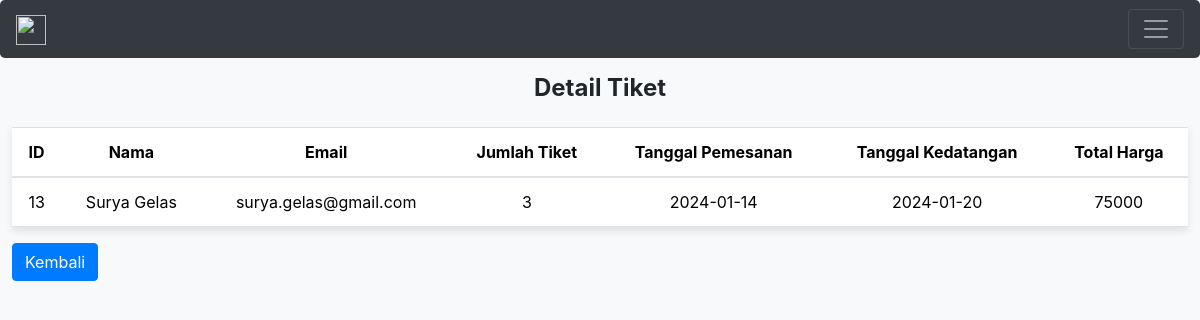
Screenshot of /detail.php?id=13 with the database file from the repository.
### tables this page shows
CREATE TABLE `tiket` (
  `id` int(11) NOT NULL,
  `nama` varchar(255) NOT NULL,
  `email` varchar(255) NOT NULL,
  `jumlah_tiket` int(11) NOT NULL,
  `tgl_pemesanan` date NOT NULL,
  `tgl_kedatangan` date NOT NULL,
  `total_harga` int(11) NOT NULL
);

### detail.php (the view, shortened to what this page needs)
<?php
require('koneksi.php');
include('navbar.php');
if (isset($_GET['id'])) {
    $tiket_id = $_GET['id'];
    $sql = "SELECT * FROM tiket WHERE id = $tiket_id";
    $result = mysqli_query($db_conn, $sql);
    if (mysqli_num_rows($result) > 0) {
        $tiket_data = mysqli_fetch_assoc($result);
    } else {
        header("Location: index.php");
        exit();
    }
} else {
    header("Location: index.php");
    exit();
}
?>
<!DOCTYPE html>
<html lang="en">
<head>
    <link rel="stylesheet" href="https://maxcdn.bootstrapcdn.com/bootstrap/4.5.2/css/bootstrap.min.css">
</head>
<body>
<br>
<section class="container-fluid mb-4">
    <section class="row justify-content-center">
        <section class="">
            <h4 class="text-center font-weight-bold mb-4"> Detail Tiket </h4>
            <table class="table">
                <thead>
                    <tr>
                        <th>ID</th>
                        <th>Nama</th>
                        <th>Email</th>
                        <th>Jumlah Tiket</th>
                        <th>Tanggal Pemesanan</th>
                        <th>Tanggal Kedatangan</th>
                        <th>Total Harga</th>
                    </tr>
                </thead>
                <tbody>
                    <tr>
                        <td><?= $tiket_data['id']; ?></td>
                        <td><?= $tiket_data['nama']; ?></td>
                        <td><?= $tiket_data['email']; ?></td>
                        <td><?= $tiket_data['jumlah_tiket']; ?></td>
                        <td><?= $tiket_data['tgl_pemesanan']; ?></td>
                        <td><?= $tiket_data['tgl_kedatangan']; ?></td>
                        <td><?= $tiket_data['total_harga']; ?></td>
                    </tr>
                </tbody>
            </table>
            <a href="datatiket.php" class="btn btn-primary">Kembali</a>
        </section>
    </section>
</section>
</body>
</html>

### detail.php (style rules this page uses)
body { background-color: #f8f9fa; }
.container-fluid { margin-top: 50px; }
.table { background-color: #ffffff; box-shadow: 0 4px 8px rgba(0, 0, 0, 0.1); }
th, td { text-align: center; }

### rows the page displays
tiket: id "13", nama "Surya Gelas", email "surya.gelas@gmail.com", jumlah_tiket "3", tgl_pemesanan "2024-01-14", tgl_kedatangan "2024-01-20", total_harga "75000"
